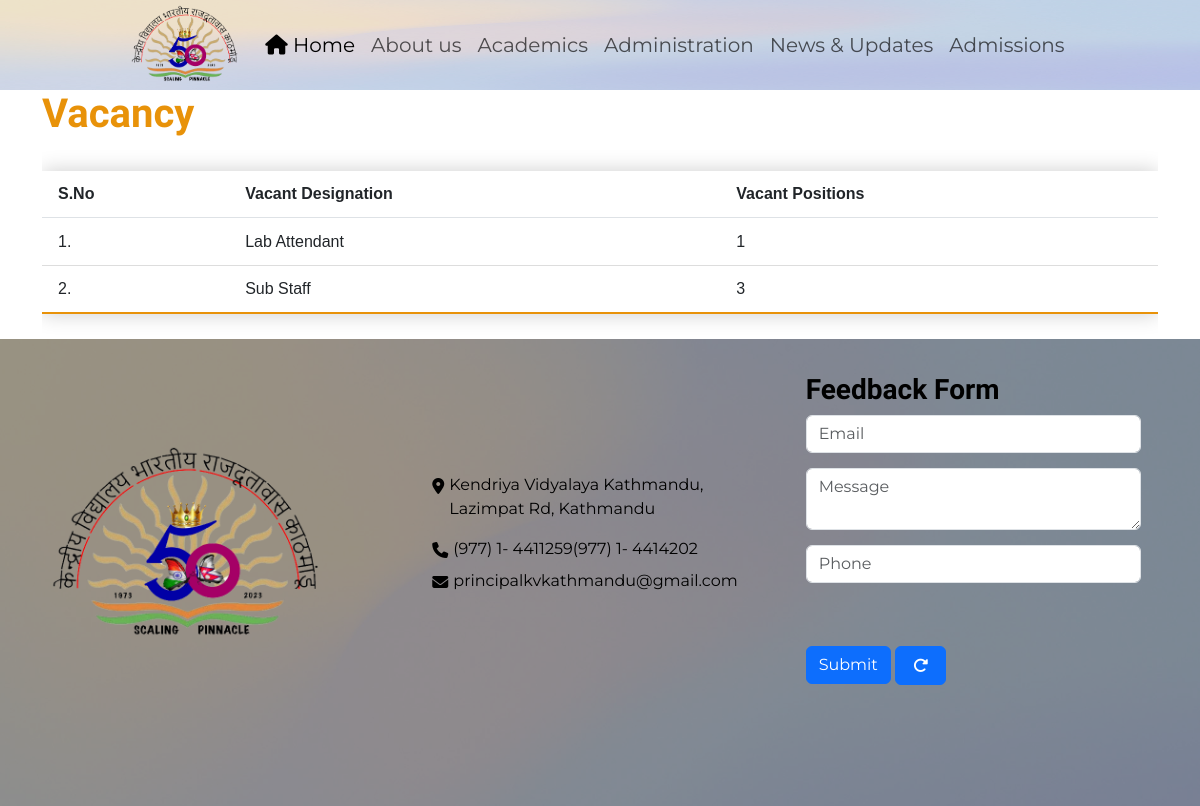
Screenshot of /Vacancy with the database file from the repository.
### main_app/models.py (models this page shows, shortened)
class Vacancy(models.Model):
    number=models.IntegerField()
    vacant_designation=models.CharField(choices=Vacancy_posts,max_length=32)
    class Meta:
        verbose_name = "Add Vacancy"
        verbose_name_plural = "Add Vacancy"

### main_app/views.py (the view)
# urls.py: path("Vacancy",views.vacancy,name="vacancy"),
def vacancy(request):
    vacany_post=None
    vacany_present=False
    vacany_post=Vacancy.objects.all()
    if vacany_post:
        vacany_present=True
    return render(request,"website/vacancy.html",{
        "vacancy":vacany_post,
        "vacant":vacany_present
    })

### main_app/templates/website/vacancy.html
{% extends 'website/layout.html' %}
{% block body %}
    {% if vacant %}
        <h1>Vacancy</h1>
        <div class="table-responsive text-nowrap">
            <table class="table data-table">
                 <thead>
                     <tr>
                         <th scope="col">S.no</th>
                         <th scope="col">Vacant Designation</th>
                         <th scope="col">Vacant Positions</th>
                     </tr>
                 </thead>
                 <tbody>
                     {% for vacancy in vacancy %}
                     <tr>
                         <td scope="row">{{forloop.counter}}.</td>
                         <td>{{vacancy.vacant_designation}}</td>
                         <td>{{vacancy.number}}</td>
                     </tr>
                     {% endfor %}
                 </tbody>
             </table>
        </div>
    {% else %}
        <div class="no-vacant-container">
            <h3 id="no-vacant">No Vacancy</h3>
        </div>
    {% endif %}
{% endblock %}

### main_app/static/website/styles.css (style rules this page uses)
* { padding: 0px; margin: 0px; }
html, body { height: 100%; }
body { font-size: 16px; background-color: #fff; display: flex; flex-direction: column; font-family: "Montserrat", sans-serif; }
h1, h2, h3 { color: #e89209; font-family: "Philosopher", serif; font-weight: bold; }
table { margin: auto; text-transform: capitalize; }
.data-table { border-collapse: collapse; margin: 25px 0; font-family: sans-serif; min-width: 400px; box-shadow: 0 0 20px rgba(0, 0, 0, 0.2); }
.data-table thead tr { background-color: #e89209; color: #ffffff; text-align: left; }
.data-table th, .data-table td { padding: 0.7rem 1rem; }
.data-table tbody tr { border-bottom: 1px solid #dddddd; }
.data-table tbody tr:nth-of-type(even) { background-color: #f3f3f3; }
.data-table tbody tr:last-of-type { border-bottom: 2px solid #e89209; }

### rows the page displays
Vacancy: vacant_designation "Lab Attendant", number "1"
Vacancy: vacant_designation "Sub Staff", number "3"
